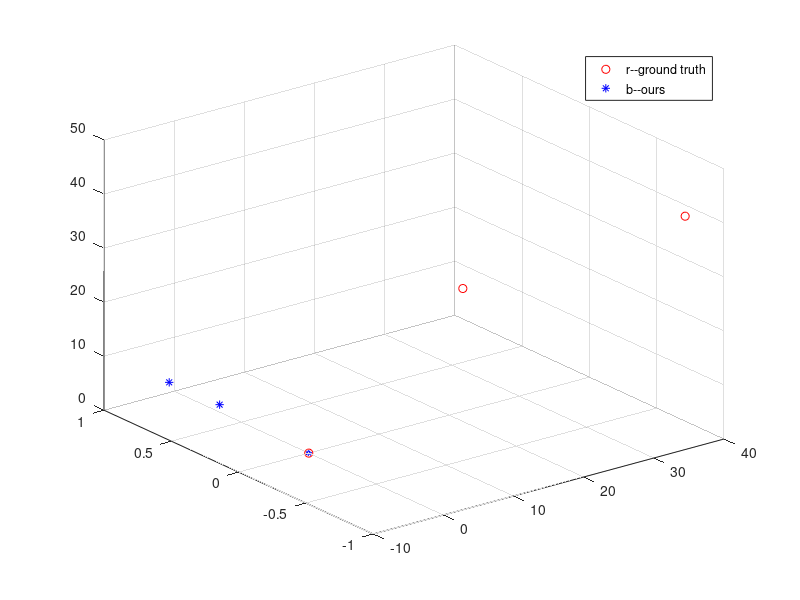

MATLAB code for this plot: (Note: this script raises an error after producing the figure.)
clc;clear all; close all;
% read true & data
mono = load('camera.txt');
true = load('lidar.txt');

%两个文件的时间小数点一致
%true(:,1)=true(:,1)*10^-9;

idx=[];
[m,n]=size(mono);
for i=1:m 
           TimeS=mono(i,1)*ones(size(true,1),1);%guiding diyihang diyilie de shuju 
           [error,idxx]=min(abs(true(:,1)-TimeS));%na true zhong suoyou de shuju yu ta bijiao 
    
           idx=[idx,idxx]; %time yiyang duiying de hang shu

end
true_dq=true(idx,:);%baocun tiqu hou de shuju

true_dq_x=true_dq(:,2); true_dq_y=true_dq(:,3); true_dq_z=true_dq(:,4);
monox=mono(:,2); monoy=mono(:,3); monoz=mono(:,4);

gtx=true_dq_x-true_dq_x(1);
gty=true_dq_y-true_dq_y(1);
gtz=true_dq_z-true_dq_z(1);


gt = [gtx,gty,gtz]; gt=gt';
ours = [monox,monoy,monoz]; ours=ours';

%保存时间戳对齐的文件
%gt_t=true(:,1);gt_x=true(:,2);gt_y=true(:,3);gt_z=true(:,4);gt_w=true(:,5);gt_q_x=true(:,6);gt_q_y=true(:,7);gt_q_z=true(:,8);
%gt_o=[gt_t,gt_x,gt_y,gt_z,gt_w,gt_q_x,gt_q_y,gt_q_z];
%dlmwrite('/home/zhaonan/ORB_Slam_map/VI_ORB_SLAM2/run_result/mono_VI/imu.txt',imu,'precision',15,'delimiter',' ','newline','pc')
%dlmwrite('/media/zhaonan/Dataset/euroc/MH_05_easy/mav0/state_groundtruth_estimate0/groundtruth.txt',gt_o,'precision',15,'delimiter',' ','newline','pc')
% ini plot
figure(1);
plot3(gtx,gty,gtz,'ro');
grid on;
hold on;
plot3(monox,monoy,monoz,'b*');
%figure
%plot(monoy,monoz,'b*');
grid on;
hold on;
legend('r--ground truth','b--ours');

% [R, t] = umeyama(ours, gt);

[R, t, c] = umeyama_rts(ours, gt);
trans_ours=(R*ours)';
trans_x1=trans_ours(:,1);
trans_y1=trans_ours(:,2);
trans_z1=trans_ours(:,3);

% after R plot
figure(2);
% plot3(true_dq_x,true_dq_y,true_dq_z,'r');
plot3(gtx,gty,gtz,'ro');
grid on;
hold on;
plot3(trans_x1',trans_y1',trans_z1','b*');
grid on;
hold on;
legend('r--ground truth','b--trans_ours');

error=abs(trans_ours'-gt);
[maxx,idmaxx]=max(error(1,:));


[m,n]=size(error);
idx=ones(1,n);
dis=zeros(1,n);
sum_dis=zeros(1,n);
APE=zeros(1,n);
med=zeros(1,n);
m=zeros(1,n);
s=zeros(1,n);
rmse=zeros(1,n);

error_x=error(1,:);
error_y=error(2,:);
error_z=error(3,:);

for i = 2:n
   idx(i)=i;
   dis(i)=sqrt((error(1,i)-error(1,i-1))^2+(error(2,i)-error(2,i-1))^2+((error(3,i)-error(3,i-1))^2));
   sum_dis(i)=sum_dis(i-1)+dis(i);
   APE(i)=sqrt(error(1,i)^2+error(2,i)^2+error(3,i)^2);
end

for i = 1:n
   med(i)=median(APE,2);
   m(i)=mean(APE);
   s(i)=std(APE); % range ???
   rmse(i)=sqrt(sum(APE.^2)/n);
end

% by distance -------
figure(3);grid on; hold on;
plot(sum_dis,error_x,'r'); hold on;
plot(sum_dis,error_y,'g'); hold on;
plot(sum_dis,error_z,'b'); hold on;
legend('r--error_x','g--error_y','b--error_z');
xlabel('Distance [m]');
ylabel('Error  [m]');
title('Variation of error along track length');

figure(4);grid on; hold on;
plot(sum_dis,APE,'r'); hold on;
plot(sum_dis,med,'g'); hold on;
plot(sum_dis,m,'b'); hold on;
plot(sum_dis,s,'y'); hold on;
plot(sum_dis,rmse,'w'); hold on;
legend('r--APE','g--median','b--mean','y--std','--rmse');
xlabel('Distance [m]');
ylabel('APE  [m]');
title('Variation of error along track length');

% by index -------
figure(5);grid on; hold on;
plot(idx,error_x,'r'); hold on;
plot(idx,error_y,'g'); hold on;
plot(idx,error_z,'b'); hold on;
legend('r--error_x','g--error_y','b--error_z');
xlabel('index');
ylabel('Error  [m]');
title('Variation of error along track index');

figure(6);grid on; hold on;
plot(idx,APE,'r'); hold on;
plot(idx,med,'g'); hold on;
plot(idx,m,'b'); hold on;
plot(idx,s,'y'); hold on;
plot(idx,rmse,'w'); hold on;
legend('r--APE','g--median','b--mean','y--std','w--rmse');
xlabel('index');
ylabel('APE  [m]');
title('Variation of error along track index');